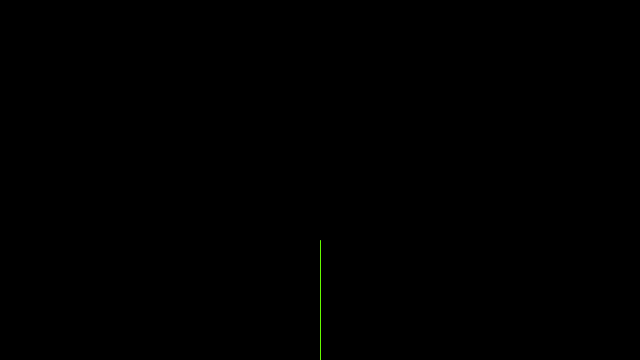
Frame 1 (no input)
Frame 60 (the mouse pressed at the canvas centre just before this capture): identical to frame 1, image omitted
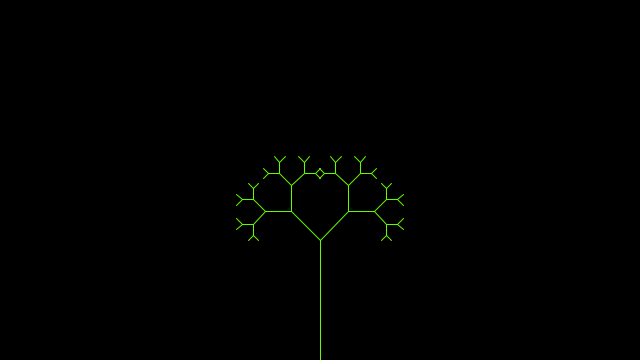
Frame 120 (the mouse held since frame 60 and released just before this capture)

The Processing sketch that drew these frames (run headless with seeded random() and noise(); from frame 60 on, the mouse is pressed at the canvas centre):

// Processing sketch: Tree
// ── Tree.pde
/**
 * Recursive Tree
 * by Daniel Shiffman.  
 * 
 * Renders a simple tree-like structure via recursion. 
 * The branching angle is calculated as a function of 
 * the horizontal mouse location. Move the mouse left
 * and right to change the angle.
 */

float theta;   

void setup() {
  size(640, 360);
}

void draw() {
  background(0);
  frameRate(200);
  stroke(100, 250, 0);
  // Let's pick an angle 0 to 90 degrees based on the mouse position
  float a = (mouseX / (float) width) * 90f;
  // Convert it to radians
  theta = radians(a);
  
  drawTree( width / 4 );
}

void drawTree(int xpos) {
  // Save the entering frame of reference.
  pushMatrix();
  
  // Start the tree from the bottom of the screen
  // This moves the coordinate system down and to the right (centered).
  translate(width / 2, height);
  // Draw a line 120 pixels
  // Negative numbers go up on the screen.
  line(0, 0, 0, -120);
  // Move to the end of that line
  pushMatrix();
  translate(0, -120);
  // Start the recursive branching!
  float b = (mouseY / 3);
  println(b);
  branch(b);
  
  popMatrix();
  
  // Restore the original frame of reference.
  popMatrix();
}

void branch(float h) {
  // Each branch will be 2/3rds the size of the previous one
  h *= 0.66;

  // All recursive functions must have an exit condition!!!!
  // Here, ours is when the length of the branch is 2 pixels or less
  if (h > 6) {
    pushMatrix();    // Save the current state of transformation (i.e. where are we now)
    rotate(theta);   // Rotate by theta
    line(0, 0, 0, -h);  // Draw the branch
    translate(0, -h); // Move to the end of the branch
    branch(h);       // Ok, now call myself to draw two new branches!!
    popMatrix();     // Whenever we get back here, we "pop" in order to restore the previous matrix state

    // Repeat the same thing, only branch off to the "left" this time!
    pushMatrix();
    rotate(-theta);
    line(0, 0, 0, -h);
    translate(0, -h);
    branch(h);
    popMatrix();
  }
}
